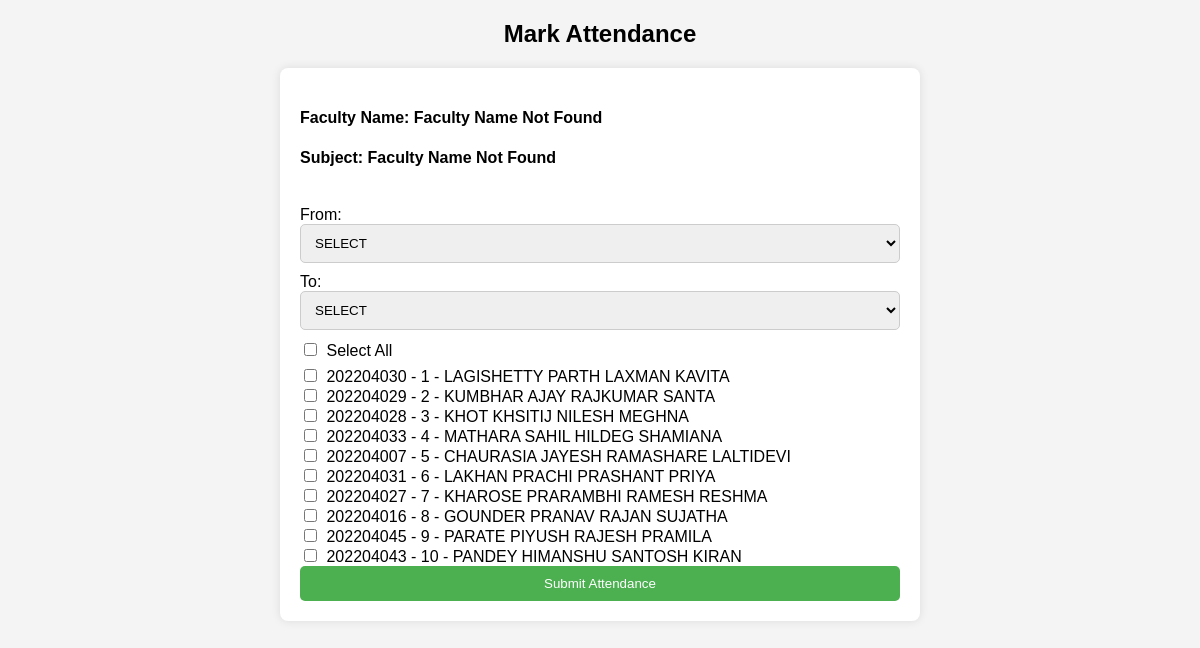
Screenshot of /mark_attendance.php with the database file from the repository.
### tables this page shows
CREATE TABLE `stu_info` (
  `id` int(100) NOT NULL,
  `photo` varchar(50) NOT NULL,
  `photo_path` varchar(255) NOT NULL,
  `roll_no` int(100) NOT NULL,
  `xie_id` int(10) NOT NULL,
  `sem` varchar(5) NOT NULL,
  `name` varchar(255) NOT NULL,
  `email` varchar(255) NOT NULL,
  `dept` varchar(255) NOT NULL,
  `student_contact` varchar(10) NOT NULL,
  `parent_contact` varchar(10) NOT NULL,
  `dob` varchar(50) NOT NULL,
  `bg` varchar(5) NOT NULL,
  `category` varchar(100) NOT NULL
);

### mark_attendance.php (the view, shortened to what this page needs)
<?php
include("login.php");
$user = $_SESSION['username'];
$query_faculty_name = "SELECT name FROM fac_info WHERE xie_id = '$user'";
$result_faculty_name = mysqli_query($con, $query_faculty_name);
if ($result_faculty_name && mysqli_num_rows($result_faculty_name) > 0) {
    $row_faculty_name = mysqli_fetch_assoc($result_faculty_name);
    $faculty_name = $row_faculty_name['name'];
} else {
    $faculty_name = "Faculty Name Not Found";
}
$query_subject_name = "SELECT subject FROM fac_info WHERE xie_id = '$user'";
$result_subject_name = mysqli_query($con, $query_subject_name);
if ($result_subject_name && mysqli_num_rows($result_subject_name) > 0) {
    $row_subject_name = mysqli_fetch_assoc($result_subject_name);
    $subject_name = $row_subject_name['subject'];
} else {
    $subject_name = "Faculty Name Not Found";
}
$query = "SELECT xie_id, roll_no, name FROM stu_info";
$result = mysqli_query($con, $query);
?>
    <!DOCTYPE html>
    <html lang="en">
    <head>
    </head>
    <body>
        <h2>Mark Attendance</h2>
        <form id="attendanceForm" method="POST">
            <h4><div>Faculty Name: <?php echo $faculty_name; ?></div></h4>
            <h4><div>Subject: <?php echo $subject_name; ?></div></h4>
            <br>
            <label for="from">From:</label>
            <select name="from" id="from">
                <option value="10:45">SELECT</option>
            </select>
            <br>
            <label for="to">To:</label>
            <select name="to" id="to">
                <option value="10:45">SELECT</option>
            </select>
            <br>
            <input type="checkbox" id="selectAll"> <label for="selectAll">Select All</label>
            <br>
            <?php while ($row = mysqli_fetch_assoc($result)) : ?>
                <input type="checkbox" name="attendance[<?php echo $row['xie_id']; ?>]" value="present">
                <label><?php echo $row['xie_id'] . ' - ' . $row['roll_no'] . ' - ' . $row['name']; ?></label><br>
            <?php endwhile; ?>
            <input type="submit" value="Submit Attendance">
        </form>
    </body>
    </html>

### mark_attendance.php (style rules this page uses)
body { font-family: Arial, sans-serif; background-color: #f4f4f4; margin: 0; padding: 0; }
h2 { text-align: center; margin-top: 20px; }
form { max-width: 600px; margin: 20px auto; padding: 20px; background: #fff; border-radius: 8px; box-shadow: 0 0 10px rgba(0, 0, 0, 0.1); }
input[type="checkbox"] { margin-right: 5px; }
input[type="submit"] { display: block; width: 100%; padding: 10px; border: none; border-radius: 5px; background-color: #4caf50; color: #fff; cursor: pointer; transition: background-color 0.3s ease; }
select { width: 100%; padding: 10px; border: 1px solid #ccc; border-radius: 5px; box-sizing: border-box; margin-bottom: 10px; }
select option { padding: 5px; }
#selectAll { margin-bottom: 10px; }

### rows the page displays
stu_info: xie "202204030", roll_no "1", name "LAGISHETTY PARTH LAXMAN KAVITA"
stu_info: xie "202204029", roll_no "2", name "KUMBHAR AJAY RAJKUMAR SANTA"
stu_info: xie "202204028", roll_no "3", name "KHOT KHSITIJ NILESH MEGHNA"
stu_info: xie "202204033", roll_no "4", name "MATHARA SAHIL HILDEG SHAMIANA"
stu_info: xie "202204007", roll_no "5", name "CHAURASIA JAYESH RAMASHARE LALTIDEVI"
stu_info: xie "202204031", roll_no "6", name "LAKHAN PRACHI PRASHANT PRIYA"
stu_info: xie "202204027", roll_no "7", name "KHAROSE PRARAMBHI RAMESH RESHMA"
stu_info: xie "202204016", roll_no "8", name "GOUNDER PRANAV RAJAN SUJATHA"
stu_info: xie "202204045", roll_no "9", name "PARATE PIYUSH RAJESH PRAMILA"
stu_info: xie "202204043", roll_no "10", name "PANDEY HIMANSHU SANTOSH KIRAN"

### other values shown
$faculty_name "Faculty Name Not Found"
$subject_name "Faculty Name Not Found"
